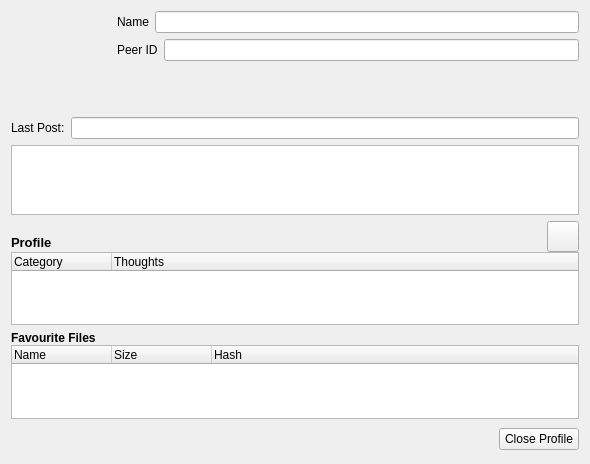
<?xml version="1.0" encoding="UTF-8"?>
<ui version="4.0">
 <class>ProfileView</class>
 <widget class="QWidget" name="ProfileView">
  <property name="geometry">
   <rect>
    <x>0</x>
    <y>0</y>
    <width>590</width>
    <height>464</height>
   </rect>
  </property>
  <property name="windowTitle">
   <string>Profile View</string>
  </property>
  <property name="layoutDirection">
   <enum>Qt::LeftToRight</enum>
  </property>
  <layout class="QGridLayout" name="gridLayout_3">
   <item row="0" column="0" colspan="2">
    <layout class="QGridLayout" name="gridLayout_2">
     <item row="0" column="0" rowspan="3">
      <widget class="QLabel" name="photoLabel">
       <property name="minimumSize">
        <size>
         <width>100</width>
         <height>100</height>
        </size>
       </property>
       <property name="maximumSize">
        <size>
         <width>100</width>
         <height>100</height>
        </size>
       </property>
       <property name="contextMenuPolicy">
        <enum>Qt::CustomContextMenu</enum>
       </property>
       <property name="styleSheet">
        <string notr="true">QLabel#photoLabel{
border-image: url(:/images/avatar_background.png);
}</string>
       </property>
       <property name="text">
        <string/>
       </property>
       <property name="pixmap">
        <pixmap resource="../../images.qrc">:/images/user/personal64.png</pixmap>
       </property>
       <property name="alignment">
        <set>Qt::AlignCenter</set>
       </property>
      </widget>
     </item>
     <item row="0" column="1">
      <layout class="QHBoxLayout">
       <item>
        <widget class="QLabel" name="label_3">
         <property name="text">
          <string>Name</string>
         </property>
        </widget>
       </item>
       <item>
        <widget class="QLineEdit" name="nameLineEdit">
         <property name="readOnly">
          <bool>true</bool>
         </property>
        </widget>
       </item>
      </layout>
     </item>
     <item row="1" column="1">
      <layout class="QHBoxLayout">
       <item>
        <widget class="QLabel" name="label_2">
         <property name="text">
          <string>Peer ID</string>
         </property>
        </widget>
       </item>
       <item>
        <widget class="QLineEdit" name="idLineEdit">
         <property name="readOnly">
          <bool>true</bool>
         </property>
        </widget>
       </item>
      </layout>
     </item>
     <item row="2" column="1">
      <spacer>
       <property name="orientation">
        <enum>Qt::Vertical</enum>
       </property>
       <property name="sizeHint" stdset="0">
        <size>
         <width>408</width>
         <height>28</height>
        </size>
       </property>
      </spacer>
     </item>
    </layout>
   </item>
   <item row="1" column="0" colspan="2">
    <layout class="QVBoxLayout">
     <item>
      <layout class="QHBoxLayout">
       <item>
        <widget class="QLabel" name="label_4">
         <property name="text">
          <string>Last Post:</string>
         </property>
        </widget>
       </item>
       <item>
        <widget class="QLineEdit" name="timeLineEdit">
         <property name="readOnly">
          <bool>true</bool>
         </property>
        </widget>
       </item>
      </layout>
     </item>
     <item>
      <widget class="QTextEdit" name="postTextEdit">
       <property name="maximumSize">
        <size>
         <width>16777215</width>
         <height>128</height>
        </size>
       </property>
      </widget>
     </item>
    </layout>
   </item>
   <item row="2" column="0" colspan="2">
    <layout class="QGridLayout" name="gridLayout">
     <property name="horizontalSpacing">
      <number>6</number>
     </property>
     <property name="verticalSpacing">
      <number>0</number>
     </property>
     <item row="0" column="0">
      <widget class="QLabel" name="label_6">
       <property name="font">
        <font>
         <weight>75</weight>
         <bold>true</bold>
        </font>
       </property>
       <property name="text">
        <string>&lt;!DOCTYPE HTML PUBLIC &quot;-//W3C//DTD HTML 4.0//EN&quot; &quot;http://www.w3.org/TR/REC-html40/strict.dtd&quot;&gt;
&lt;html&gt;&lt;head&gt;&lt;meta name=&quot;qrichtext&quot; content=&quot;1&quot; /&gt;&lt;style type=&quot;text/css&quot;&gt;
p, li { white-space: pre-wrap; }
&lt;/style&gt;&lt;/head&gt;&lt;body style=&quot; font-family:'Sans Serif'; font-size:9pt; font-weight:600; font-style:normal;&quot;&gt;
&lt;p style=&quot; margin-top:0px; margin-bottom:0px; margin-left:0px; margin-right:0px; -qt-block-indent:0; text-indent:0px;&quot;&gt;&lt;span style=&quot; font-size:16pt; vertical-align:sub;&quot;&gt;Profile&lt;/span&gt;&lt;/p&gt;&lt;/body&gt;&lt;/html&gt;</string>
       </property>
      </widget>
     </item>
     <item row="0" column="1">
      <spacer name="horizontalSpacer">
       <property name="orientation">
        <enum>Qt::Horizontal</enum>
       </property>
       <property name="sizeHint" stdset="0">
        <size>
         <width>368</width>
         <height>20</height>
        </size>
       </property>
      </spacer>
     </item>
     <item row="0" column="2">
      <widget class="QToolButton" name="profileditButton">
       <property name="toolTip">
        <string>Edit Profile</string>
       </property>
       <property name="text">
        <string/>
       </property>
       <property name="icon">
        <iconset resource="../../images.qrc">
         <normaloff>:/images/user/kuser24.png</normaloff>:/images/user/kuser24.png</iconset>
       </property>
       <property name="iconSize">
        <size>
         <width>24</width>
         <height>24</height>
        </size>
       </property>
      </widget>
     </item>
     <item row="1" column="0" colspan="3">
      <widget class="QTreeWidget" name="profileTreeWidget">
       <property name="contextMenuPolicy">
        <enum>Qt::CustomContextMenu</enum>
       </property>
       <property name="rootIsDecorated">
        <bool>false</bool>
       </property>
       <column>
        <property name="text">
         <string>Category</string>
        </property>
       </column>
       <column>
        <property name="text">
         <string>Thoughts</string>
        </property>
       </column>
      </widget>
     </item>
    </layout>
   </item>
   <item row="3" column="0" colspan="2">
    <layout class="QVBoxLayout">
     <property name="spacing">
      <number>0</number>
     </property>
     <item>
      <widget class="QLabel" name="label_5">
       <property name="font">
        <font>
         <weight>75</weight>
         <bold>true</bold>
        </font>
       </property>
       <property name="text">
        <string>Favourite Files</string>
       </property>
      </widget>
     </item>
     <item>
      <widget class="QTreeWidget" name="fileTreeWidget">
       <property name="contextMenuPolicy">
        <enum>Qt::CustomContextMenu</enum>
       </property>
       <column>
        <property name="text">
         <string>Name</string>
        </property>
       </column>
       <column>
        <property name="text">
         <string>Size</string>
        </property>
       </column>
       <column>
        <property name="text">
         <string>Hash</string>
        </property>
       </column>
      </widget>
     </item>
    </layout>
   </item>
   <item row="4" column="0">
    <spacer>
     <property name="orientation">
      <enum>Qt::Horizontal</enum>
     </property>
     <property name="sizeHint" stdset="0">
      <size>
       <width>241</width>
       <height>28</height>
      </size>
     </property>
    </spacer>
   </item>
   <item row="4" column="1">
    <widget class="QPushButton" name="closeButton">
     <property name="layoutDirection">
      <enum>Qt::RightToLeft</enum>
     </property>
     <property name="text">
      <string>Close Profile</string>
     </property>
     <property name="icon">
      <iconset resource="../../images.qrc">
       <normaloff>:/images/close_normal.png</normaloff>:/images/close_normal.png</iconset>
     </property>
    </widget>
   </item>
  </layout>
 </widget>
 <resources>
  <include location="../../images.qrc"/>
 </resources>
 <connections/>
</ui>
